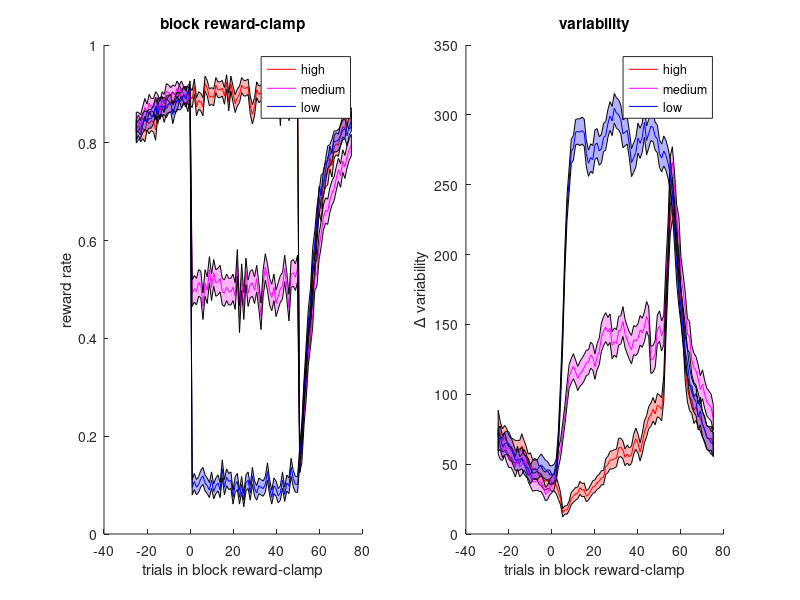

MATLAB code to generate this figure:
% Figure 3
%

clear all;
load fig_block.mat;

figure;

cols = flip({'blue', 'magenta', 'red'});
labels = flip({'low', 'medium', 'high'});
which = flip({ex.bclamp == 0.1, ex.bclamp == 0.5, ex.bclamp == 0.9});

ax = -ex.block_size/2 : ex.block_size*3/2;

% rewards 
%

subplot(1,2,1);

clear r;
hold on;
for c_idx = 1:3
    bs = find(which{c_idx});
    for i = 1:length(bs)
        b = bs(i);
        s = (b - 1) * ex.block_size;
        for j = 1:length(ax)
            t = s + ax(j);
            r(i,j) = ex.r(t);
        end
    end

    m = mean(r, 1);
    s = std(r, 1);
    se = s / sqrt(size(r, 1)); 
    hh(c_idx) = plot(ax, m, 'color', cols{c_idx});

    h = fill([ax flip(ax)], [m + se flip(m - se)], cols{c_idx});
    set(h, 'facealpha', 0.3);
end
hold off;

legend(hh, labels);
title('block reward-clamp');
xlabel('trials in block reward-clamp');
ylabel('reward rate');


% variability
%

subplot(1,2,2);

clear v;
hold on;
for c_idx = 1:3
    bs = find(which{c_idx});
    for i = 1:length(bs)
        b = bs(i);
        s = (b - 1) * ex.block_size;
        for j = 1:length(ax)
            t = s + ax(j);
            v(i,j) = ex.var(t);
        end
    end

    m = mean(v, 1);
    s = std(v, 1);
    se = s / sqrt(size(v, 1)); 
    hh(c_idx) = plot(ax, m, 'color', cols{c_idx});

    h = fill([ax flip(ax)], [m + se flip(m - se)], cols{c_idx});
    set(h, 'facealpha', 0.3);
end
hold off;

legend(hh, labels);
title('variability');
xlabel('trials in block reward-clamp');
ylabel('\Delta variability');
